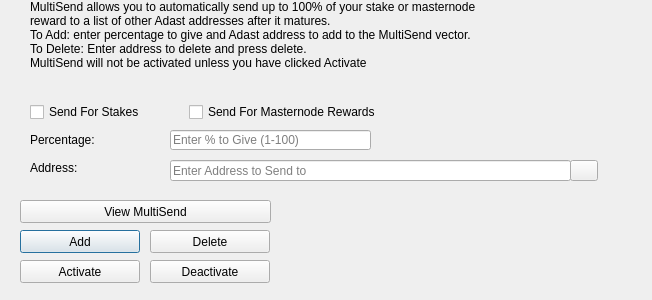
<?xml version="1.0" encoding="UTF-8"?>
<ui version="4.0">
 <class>MultiSendDialog</class>
 <widget class="QDialog" name="MultiSendDialog">
  <property name="windowModality">
   <enum>Qt::NonModal</enum>
  </property>
  <property name="geometry">
   <rect>
    <x>0</x>
    <y>0</y>
    <width>652</width>
    <height>300</height>
   </rect>
  </property>
  <property name="windowTitle">
   <string>MultiSend</string>
  </property>
  <widget class="QLineEdit" name="multiSendPercentEdit">
   <property name="geometry">
    <rect>
     <x>170</x>
     <y>130</y>
     <width>201</width>
     <height>20</height>
    </rect>
   </property>
   <property name="toolTip">
    <string>Enter whole numbers 1 - 100</string>
   </property>
   <property name="placeholderText">
    <string>Enter % to Give (1-100)</string>
   </property>
  </widget>
  <widget class="QLineEdit" name="multiSendAddressEdit">
   <property name="geometry">
    <rect>
     <x>170</x>
     <y>160</y>
     <width>401</width>
     <height>21</height>
    </rect>
   </property>
   <property name="toolTip">
    <string/>
   </property>
   <property name="placeholderText">
    <string>Enter Address to Send to</string>
   </property>
  </widget>
  <widget class="QLabel" name="label_2">
   <property name="geometry">
    <rect>
     <x>30</x>
     <y>0</y>
     <width>451</width>
     <height>121</height>
    </rect>
   </property>
   <property name="lineWidth">
    <number>1</number>
   </property>
   <property name="text">
    <string>MultiSend allows you to automatically send up to 100% of your stake or masternode reward to a list of other Adast addresses after it matures.
To Add: enter percentage to give and Adast address to add to the MultiSend vector.
To Delete: Enter address to delete and press delete.
MultiSend will not be activated unless you have clicked Activate</string>
   </property>
   <property name="alignment">
    <set>Qt::AlignLeading|Qt::AlignLeft|Qt::AlignTop</set>
   </property>
   <property name="wordWrap">
    <bool>true</bool>
   </property>
  </widget>
  <widget class="QLabel" name="message">
   <property name="geometry">
    <rect>
     <x>290</x>
     <y>200</y>
     <width>351</width>
     <height>91</height>
    </rect>
   </property>
   <property name="text">
    <string/>
   </property>
  </widget>
  <widget class="QPushButton" name="addButton">
   <property name="geometry">
    <rect>
     <x>20</x>
     <y>230</y>
     <width>120</width>
     <height>23</height>
    </rect>
   </property>
   <property name="toolTip">
    <string/>
   </property>
   <property name="statusTip">
    <string>Add to MultiSend Vector</string>
   </property>
   <property name="text">
    <string>Add</string>
   </property>
  </widget>
  <widget class="QPushButton" name="disableButton">
   <property name="geometry">
    <rect>
     <x>150</x>
     <y>260</y>
     <width>120</width>
     <height>23</height>
    </rect>
   </property>
   <property name="statusTip">
    <string>Deactivate MultiSend</string>
   </property>
   <property name="text">
    <string>Deactivate</string>
   </property>
  </widget>
  <widget class="QPushButton" name="addressBookButton">
   <property name="geometry">
    <rect>
     <x>570</x>
     <y>160</y>
     <width>28</width>
     <height>21</height>
    </rect>
   </property>
   <property name="toolTip">
    <string>Choose an address from the address book</string>
   </property>
   <property name="text">
    <string/>
   </property>
   <property name="icon">
    <iconset resource="../Adast.qrc">
     <normaloff>:/icons/address-book</normaloff>:/icons/address-book</iconset>
   </property>
   <property name="shortcut">
    <string>Alt+A</string>
   </property>
   <property name="autoDefault">
    <bool>false</bool>
   </property>
  </widget>
  <widget class="QLabel" name="label">
   <property name="geometry">
    <rect>
     <x>30</x>
     <y>130</y>
     <width>121</width>
     <height>20</height>
    </rect>
   </property>
   <property name="toolTip">
    <string>Percentage of stake to send</string>
   </property>
   <property name="text">
    <string>Percentage:</string>
   </property>
  </widget>
  <widget class="QLabel" name="label_5">
   <property name="geometry">
    <rect>
     <x>30</x>
     <y>160</y>
     <width>111</width>
     <height>16</height>
    </rect>
   </property>
   <property name="toolTip">
    <string>Address to send portion of stake to</string>
   </property>
   <property name="text">
    <string>Address:</string>
   </property>
  </widget>
  <widget class="QPushButton" name="deleteButton">
   <property name="geometry">
    <rect>
     <x>150</x>
     <y>230</y>
     <width>120</width>
     <height>23</height>
    </rect>
   </property>
   <property name="toolTip">
    <string/>
   </property>
   <property name="statusTip">
    <string>Delete Address From MultiSend Vector</string>
   </property>
   <property name="text">
    <string>Delete</string>
   </property>
  </widget>
  <widget class="QPushButton" name="activateButton">
   <property name="geometry">
    <rect>
     <x>20</x>
     <y>260</y>
     <width>120</width>
     <height>23</height>
    </rect>
   </property>
   <property name="statusTip">
    <string>Activate MultiSend</string>
   </property>
   <property name="text">
    <string>Activate</string>
   </property>
  </widget>
  <widget class="QPushButton" name="viewButton">
   <property name="geometry">
    <rect>
     <x>20</x>
     <y>200</y>
     <width>251</width>
     <height>23</height>
    </rect>
   </property>
   <property name="toolTip">
    <string/>
   </property>
   <property name="statusTip">
    <string>View MultiSend Vector</string>
   </property>
   <property name="text">
    <string>View MultiSend</string>
   </property>
  </widget>
  <widget class="QWidget" name="horizontalLayoutWidget">
   <property name="geometry">
    <rect>
     <x>30</x>
     <y>100</y>
     <width>351</width>
     <height>24</height>
    </rect>
   </property>
   <layout class="QHBoxLayout" name="horizontalLayout">
    <item>
     <widget class="QCheckBox" name="multiSendStakeCheckBox">
      <property name="text">
       <string>Send For Stakes</string>
      </property>
     </widget>
    </item>
    <item>
     <widget class="QCheckBox" name="multiSendMasternodeCheckBox">
      <property name="text">
       <string>Send For Masternode Rewards</string>
      </property>
     </widget>
    </item>
   </layout>
  </widget>
 </widget>
 <resources>
  <include location="../Adast.qrc"/>
 </resources>
 <connections/>
</ui>
